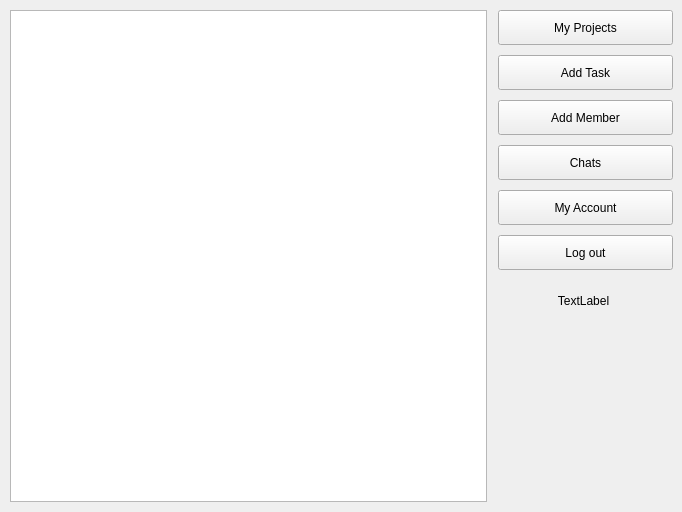
<?xml version="1.0" encoding="UTF-8"?>
<ui version="4.0">
 <class>MainWindow</class>
 <widget class="QMainWindow" name="MainWindow">
  <property name="geometry">
   <rect>
    <x>0</x>
    <y>0</y>
    <width>682</width>
    <height>512</height>
   </rect>
  </property>
  <property name="minimumSize">
   <size>
    <width>682</width>
    <height>512</height>
   </size>
  </property>
  <property name="maximumSize">
   <size>
    <width>682</width>
    <height>512</height>
   </size>
  </property>
  <property name="windowTitle">
   <string>MainWindow</string>
  </property>
  <widget class="QWidget" name="centralwidget">
   <widget class="QListWidget" name="listWidget">
    <property name="geometry">
     <rect>
      <x>10</x>
      <y>10</y>
      <width>477</width>
      <height>492</height>
     </rect>
    </property>
   </widget>
   <widget class="QPushButton" name="my_project_button">
    <property name="enabled">
     <bool>true</bool>
    </property>
    <property name="geometry">
     <rect>
      <x>498</x>
      <y>10</y>
      <width>175</width>
      <height>35</height>
     </rect>
    </property>
    <property name="text">
     <string>My Projects</string>
    </property>
   </widget>
   <widget class="QPushButton" name="add_task_button">
    <property name="enabled">
     <bool>true</bool>
    </property>
    <property name="geometry">
     <rect>
      <x>498</x>
      <y>55</y>
      <width>175</width>
      <height>35</height>
     </rect>
    </property>
    <property name="text">
     <string>Add Task</string>
    </property>
   </widget>
   <widget class="QPushButton" name="add_member_button">
    <property name="enabled">
     <bool>true</bool>
    </property>
    <property name="geometry">
     <rect>
      <x>498</x>
      <y>100</y>
      <width>175</width>
      <height>35</height>
     </rect>
    </property>
    <property name="text">
     <string>Add Member</string>
    </property>
   </widget>
   <widget class="QPushButton" name="chat_button">
    <property name="enabled">
     <bool>true</bool>
    </property>
    <property name="geometry">
     <rect>
      <x>498</x>
      <y>145</y>
      <width>175</width>
      <height>35</height>
     </rect>
    </property>
    <property name="text">
     <string>Chats</string>
    </property>
   </widget>
   <widget class="QPushButton" name="my_account_button">
    <property name="enabled">
     <bool>true</bool>
    </property>
    <property name="geometry">
     <rect>
      <x>498</x>
      <y>190</y>
      <width>175</width>
      <height>35</height>
     </rect>
    </property>
    <property name="text">
     <string>My Account</string>
    </property>
   </widget>
   <widget class="QPushButton" name="logOutButton">
    <property name="enabled">
     <bool>true</bool>
    </property>
    <property name="geometry">
     <rect>
      <x>498</x>
      <y>235</y>
      <width>175</width>
      <height>35</height>
     </rect>
    </property>
    <property name="text">
     <string>Log out</string>
    </property>
   </widget>
   <widget class="QLabel" name="project_name">
    <property name="geometry">
     <rect>
      <x>498</x>
      <y>280</y>
      <width>171</width>
      <height>41</height>
     </rect>
    </property>
    <property name="text">
     <string>TextLabel</string>
    </property>
    <property name="alignment">
     <set>Qt::AlignCenter</set>
    </property>
   </widget>
  </widget>
 </widget>
 <resources/>
 <connections/>
</ui>
